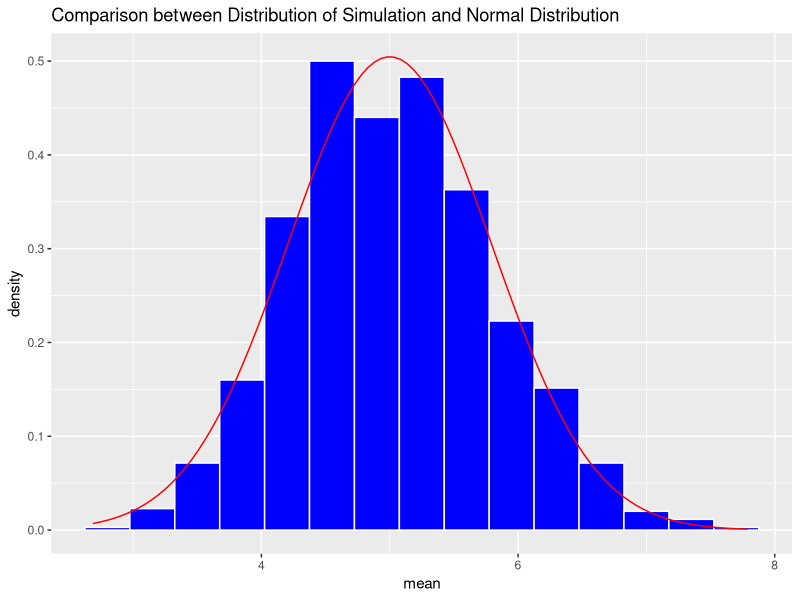

The R source for this figure:
## ---- chunk 1
#preset default options for Rmd, codes not shown in report
require(knitr)
opts_chunk$set(cache=TRUE, echo=TRUE)

#load required libraries for data analysis
require(ggplot2)
## ---- chunk 2
set.seed(111)
sample_size <- 40
lambda <- 0.2
exp_sample_means = NULL
for(i in 1:1000) exp_sample_means = c(exp_sample_means, mean(rexp(sample_size, rate=lambda)))
## ---- chunk 3
set.seed(111)
sample_size <- 40
lambda <- 0.2
exp_sample_means = NULL
for(i in 1:1000) exp_sample_means = c(exp_sample_means, mean(rexp(sample_size, rate=lambda)))
mean(exp_sample_means)
## ---- chunk 4
exp_theo_mean <- 1/lambda
exp_theo_mean
## ---- chunk 5
var(exp_sample_means)
## ---- chunk 6
(1/lambda)^2/sample_size
## ---- chunk 7
sample_df <- as.data.frame(exp_sample_means)
g <- ggplot(sample_df, aes(x=exp_sample_means))
g <- g + geom_histogram(aes(y = ..density..), binwidth=0.35, fill='blue', color='white')
g <- g + stat_function(fun = dnorm, args=list(mean=1/lambda, sd=(1/lambda)/sqrt(sample_size)), bin_width=0.5, color='red')
g <- g + ggtitle("Comparison between Distribution of Simulation and Normal Distribution")
g <- g + xlab("mean") + ylab("density")
g
